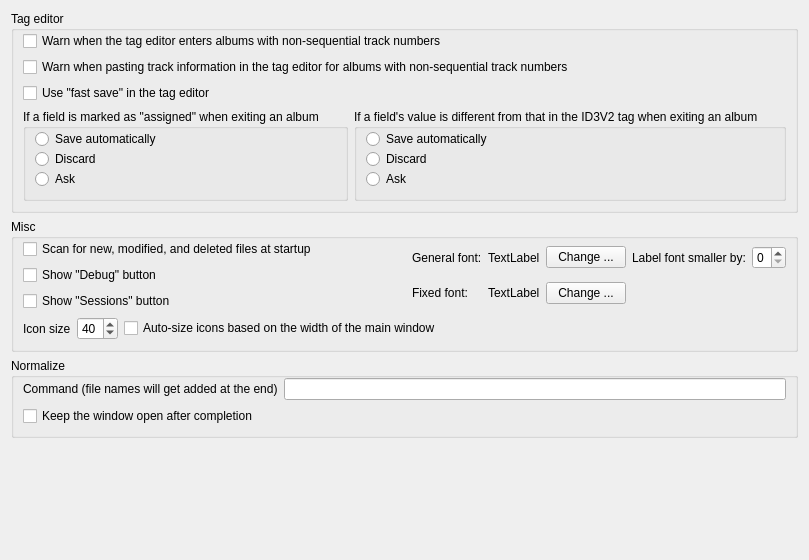
     <widget class="QWidget" name="m_pOthersW" >
      <attribute name="title" >
       <string>Others</string>
      </attribute>
      <layout class="QVBoxLayout" >
       <item>
        <widget class="QGroupBox" name="groupBox_9" >
         <property name="title" >
          <string>Tag editor</string>
         </property>
         <layout class="QVBoxLayout" >
          <property name="topMargin" >
           <number>0</number>
          </property>
          <item>
           <widget class="QCheckBox" name="m_pWarnOnNonSeqTracksCkB" >
            <property name="text" >
             <string>Warn when the tag editor enters albums with non-sequential track numbers</string>
            </property>
           </widget>
          </item>
          <item>
           <widget class="QCheckBox" name="m_pWarnOnPasteToNonSeqTracksCkB" >
            <property name="text" >
             <string>Warn when pasting track information in the tag editor for albums with non-sequential track numbers</string>
            </property>
           </widget>
          </item>
          <item>
           <widget class="QCheckBox" name="m_pFastSaveCkB" >
            <property name="text" >
             <string>Use "fast save" in the tag editor</string>
            </property>
           </widget>
          </item>
          <item>
           <widget class="QWidget" native="1" name="widget_22" >
            <layout class="QHBoxLayout" >
             <property name="leftMargin" >
              <number>0</number>
             </property>
             <property name="topMargin" >
              <number>0</number>
             </property>
             <property name="rightMargin" >
              <number>0</number>
             </property>
             <property name="bottomMargin" >
              <number>0</number>
             </property>
             <item>
              <widget class="QGroupBox" name="groupBox_21" >
               <property name="title" >
                <string>If a field is marked as "assigned" when exiting an album</string>
               </property>
               <layout class="QVBoxLayout" >
                <property name="spacing" >
                 <number>0</number>
                </property>
                <property name="topMargin" >
                 <number>0</number>
                </property>
                <item>
                 <widget class="QRadioButton" name="m_pAssgnSaveRB" >
                  <property name="text" >
                   <string>Save automatically</string>
                  </property>
                 </widget>
                </item>
                <item>
                 <widget class="QRadioButton" name="m_pAssgnDiscardRB" >
                  <property name="text" >
                   <string>Discard</string>
                  </property>
                 </widget>
                </item>
                <item>
                 <widget class="QRadioButton" name="m_pAssgnAskRB" >
                  <property name="text" >
                   <string>Ask</string>
                  </property>
                 </widget>
                </item>
               </layout>
              </widget>
             </item>
             <item>
              <widget class="QGroupBox" name="groupBox_22" >
               <property name="title" >
                <string>If a field's value is different from that in the ID3V2 tag when exiting an album</string>
               </property>
               <layout class="QVBoxLayout" >
                <property name="spacing" >
                 <number>0</number>
                </property>
                <property name="topMargin" >
                 <number>0</number>
                </property>
                <item>
                 <widget class="QRadioButton" name="m_pNonId3v2SaveRB" >
                  <property name="text" >
                   <string>Save automatically</string>
                  </property>
                 </widget>
                </item>
                <item>
                 <widget class="QRadioButton" name="m_pNonId3v2DiscardRB" >
                  <property name="text" >
                   <string>Discard</string>
                  </property>
                 </widget>
                </item>
                <item>
                 <widget class="QRadioButton" name="m_pNonId3v2AskRB" >
                  <property name="text" >
                   <string>Ask</string>
                  </property>
                 </widget>
                </item>
               </layout>
              </widget>
             </item>
            </layout>
           </widget>
          </item>
         </layout>
        </widget>
       </item>
       <item>
        <widget class="QGroupBox" name="m_pOthersMiscGrp" >
         <property name="title" >
          <string>Misc</string>
         </property>
         <layout class="QVBoxLayout" >
          <property name="topMargin" >
           <number>0</number>
          </property>
          <item>
           <layout class="QHBoxLayout" >
            <item>
             <widget class="QWidget" native="1" name="widget_13" >
              <property name="sizePolicy" >
               <sizepolicy vsizetype="Preferred" hsizetype="Expanding" >
                <horstretch>0</horstretch>
                <verstretch>0</verstretch>
               </sizepolicy>
              </property>
              <layout class="QVBoxLayout" >
               <property name="leftMargin" >
                <number>0</number>
               </property>
               <property name="topMargin" >
                <number>0</number>
               </property>
               <property name="rightMargin" >
                <number>10</number>
               </property>
               <property name="bottomMargin" >
                <number>0</number>
               </property>
               <item>
                <widget class="QCheckBox" name="m_pScanAtStartupCkB" >
                 <property name="text" >
                  <string>Scan for new, modified, and deleted files at startup</string>
                 </property>
                </widget>
               </item>
               <item>
                <widget class="QCheckBox" name="m_pShowDebugCkB" >
                 <property name="text" >
                  <string>Show "Debug" button</string>
                 </property>
                </widget>
               </item>
               <item>
                <widget class="QCheckBox" name="m_pShowSessCkB" >
                 <property name="text" >
                  <string>Show "Sessions" button</string>
                 </property>
                </widget>
               </item>
              </layout>
             </widget>
            </item>
            <item>
             <widget class="QWidget" native="1" name="m_pFontsW" >
              <layout class="QGridLayout" >
               <property name="leftMargin" >
                <number>0</number>
               </property>
               <property name="topMargin" >
                <number>0</number>
               </property>
               <property name="rightMargin" >
                <number>0</number>
               </property>
               <property name="bottomMargin" >
                <number>0</number>
               </property>
               <item row="0" column="0" >
                <widget class="QLabel" name="label_14" >
                 <property name="text" >
                  <string>General font:</string>
                 </property>
                </widget>
               </item>
               <item row="0" column="1" >
                <widget class="QLabel" name="m_pGeneralFontL" >
                 <property name="sizePolicy" >
                  <sizepolicy vsizetype="Preferred" hsizetype="Minimum" >
                   <horstretch>0</horstretch>
                   <verstretch>0</verstretch>
                  </sizepolicy>
                 </property>
                 <property name="text" >
                  <string>TextLabel</string>
                 </property>
                </widget>
               </item>
               <item row="0" column="2" >
                <widget class="QPushButton" name="m_pChangeGenFontB" >
                 <property name="text" >
                  <string>Change ...</string>
                 </property>
                </widget>
               </item>
               <item row="0" column="3" >
                <widget class="QLabel" name="label_18" >
                 <property name="text" >
                  <string>Label font smaller by:</string>
                 </property>
                </widget>
               </item>
               <item row="0" column="4" >
                <widget class="QSpinBox" name="m_pDecrLabelFontSB" >
                 <property name="maximum" >
                  <number>5</number>
                 </property>
                </widget>
               </item>
               <item row="1" column="0" >
                <widget class="QLabel" name="label_15" >
                 <property name="text" >
                  <string>Fixed font:</string>
                 </property>
                </widget>
               </item>
               <item row="1" column="1" >
                <widget class="QLabel" name="m_pFixedFontL" >
                 <property name="sizePolicy" >
                  <sizepolicy vsizetype="Preferred" hsizetype="Minimum" >
                   <horstretch>0</horstretch>
                   <verstretch>0</verstretch>
                  </sizepolicy>
                 </property>
                 <property name="text" >
                  <string>TextLabel</string>
                 </property>
                </widget>
               </item>
               <item row="1" column="2" >
                <widget class="QPushButton" name="m_pChangeFixedFontB" >
                 <property name="text" >
                  <string>Change ...</string>
                 </property>
                </widget>
               </item>
              </layout>
             </widget>
            </item>
           </layout>
          </item>
          <item>
           <widget class="QWidget" native="1" name="m_pIconConfW" >
            <layout class="QHBoxLayout" >
             <property name="leftMargin" >
              <number>0</number>
             </property>
             <property name="topMargin" >
              <number>0</number>
             </property>
             <property name="rightMargin" >
              <number>0</number>
             </property>
             <property name="bottomMargin" >
              <number>0</number>
             </property>
             <item>
              <widget class="QLabel" name="label_17" >
               <property name="text" >
                <string>Icon size</string>
               </property>
              </widget>
             </item>
             <item>
              <widget class="QSpinBox" name="m_pIconSizeSB" >
               <property name="minimum" >
                <number>20</number>
               </property>
               <property name="maximum" >
                <number>64</number>
               </property>
               <property name="value" >
                <number>40</number>
               </property>
              </widget>
             </item>
             <item>
              <widget class="QCheckBox" name="m_pAutoSizeIconsCkB" >
               <property name="text" >
                <string>Auto-size icons based on the width of the main window</string>
               </property>
              </widget>
             </item>
             <item>
              <spacer>
               <property name="orientation" >
                <enum>Qt::Horizontal</enum>
               </property>
               <property name="sizeHint" >
                <size>
                 <width>40</width>
                 <height>20</height>
                </size>
               </property>
              </spacer>
             </item>
            </layout>
           </widget>
          </item>
         </layout>
        </widget>
       </item>
       <item>
        <widget class="QGroupBox" name="m_pNormalizeGrp" >
         <property name="title" >
          <string>Normalize</string>
         </property>
         <layout class="QVBoxLayout" >
          <property name="topMargin" >
           <number>0</number>
          </property>
          <item>
           <widget class="QWidget" native="1" name="widget_20" >
            <layout class="QHBoxLayout" >
             <property name="leftMargin" >
              <number>0</number>
             </property>
             <property name="topMargin" >
              <number>0</number>
             </property>
             <property name="rightMargin" >
              <number>0</number>
             </property>
             <property name="bottomMargin" >
              <number>0</number>
             </property>
             <item>
              <widget class="QLabel" name="label_16" >
               <property name="text" >
                <string>Command (file names will get added at the end)</string>
               </property>
              </widget>
             </item>
             <item>
              <widget class="QLineEdit" name="m_pNormalizerE" />
             </item>
            </layout>
           </widget>
          </item>
          <item>
           <widget class="QCheckBox" name="m_pKeepNormOpenCkB" >
            <property name="text" >
             <string>Keep the window open after completion</string>
            </property>
           </widget>
          </item>
         </layout>
        </widget>
       </item>
       <item>
        <spacer>
         <property name="orientation" >
          <enum>Qt::Vertical</enum>
         </property>
         <property name="sizeHint" >
          <size>
           <width>81</width>
           <height>111</height>
          </size>
         </property>
        </spacer>
       </item>
      </layout>
     </widget>
